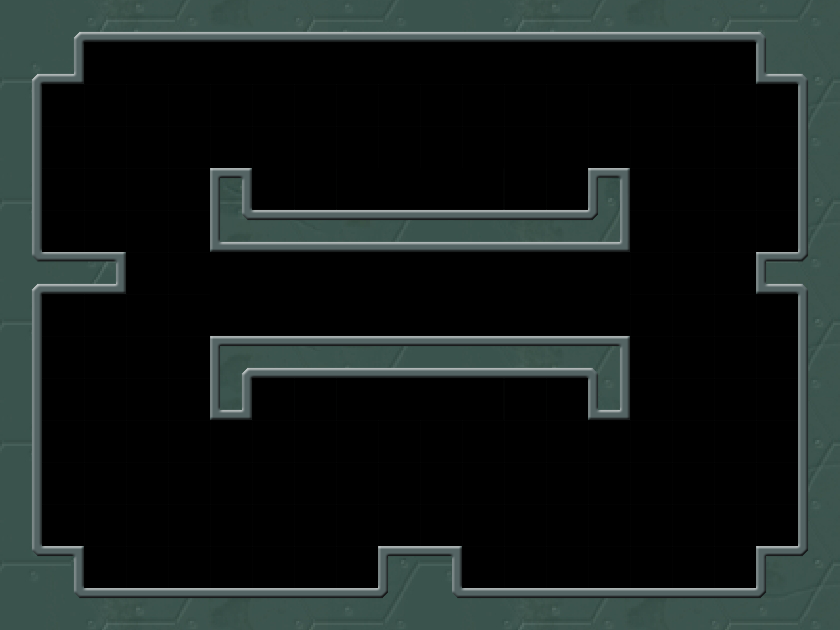

This is a level from a 2D game, rendered from its Tiled map with the project's own tilesets. A one-line summary and the map file follow, with tile-layer data summarised:
An orthogonal 20x15 tile map with 42x42 px tiles, 1 tile layer (map) and 76 objects (44x fnl, 8x tnl, 8x nl, 6x dec_tie, 3x emy_zhu, ...).

<map version="1.0" orientation="orthogonal" width="20" height="15" tilewidth="42" tileheight="42">
 <tileset firstgid="1" name="level7" tilewidth="42" tileheight="42">
  <image source="level7.png" width="840" height="630" />
  <tile id="41">
   <properties>
    <property name="tag" value="1" />
   </properties>
  </tile>
 </tileset>
 <layer name="map" width="20" height="15">
  <data>[300 cells, 300 non-empty, 152 distinct tile ids]</data>
 </layer>
 <objectgroup name="data" width="20" height="15">
  <object name="na" x="42" y="210" width="42" height="42" />
  <object name="tnl" x="252" y="378" width="42" height="42" />
  <object name="tnl" x="294" y="378" width="42" height="42" />
  <object name="tnl" x="336" y="378" width="42" height="42" />
  <object name="tnl" x="378" y="378" width="42" height="42" />
  <object name="nl" x="252" y="168" width="42" height="42">
   <properties>
    <property name="dir" value="1" />
   </properties>
  </object>
  <object name="nl" x="294" y="168" width="42" height="42">
   <properties>
    <property name="dir" value="1" />
   </properties>
  </object>
  <object name="nl" x="336" y="168" width="42" height="42">
   <properties>
    <property name="dir" value="1" />
   </properties>
  </object>
  <object name="nl" x="378" y="168" width="42" height="42">
   <properties>
    <property name="dir" value="1" />
   </properties>
  </object>
  <object name="emy_zhu" x="84" y="546" width="42" height="42">
   <properties>
    <property name="flipX" value="1" />
    <property name="max" value="6" />
    <property name="min" value="2" />
    <property name="speed" value="1" />
   </properties>
  </object>
  <object name="emy_zhu" x="126" y="546" width="42" height="42">
   <properties>
    <property name="flipX" value="1" />
    <property name="max" value="6" />
    <property name="min" value="2" />
    <property name="speed" value="1" />
   </properties>
  </object>
  <object name="emy_lang" x="168" y="546" width="42" height="42">
   <properties>
    <property name="flipX" value="1" />
    <property name="max" value="6" />
    <property name="min" value="2" />
    <property name="speed" value="1" />
   </properties>
  </object>
  <object name="emy_zhu" x="546" y="546" width="42" height="42">
   <properties>
    <property name="max" value="6" />
    <property name="min" value="2" />
   </properties>
  </object>
  <object name="emy_niao" x="42" y="294" width="42" height="42">
   <properties>
    <property name="flipX" value="1" />
    <property name="fly" value="1" />
    <property name="max" value="12" />
    <property name="min" value="7" />
    <property name="speed" value="1" />
   </properties>
  </object>
  <object name="emy_niao" x="756" y="294" width="42" height="42">
   <properties>
    <property name="fly" value="1" />
    <property name="max" value="12" />
    <property name="min" value="7" />
    <property name="speed" value="1" />
   </properties>
  </object>
  <object name="fnl" x="84" y="42" width="42" height="42" />
  <object name="nl" x="420" y="168" width="42" height="42">
   <properties>
    <property name="dir" value="1" />
   </properties>
  </object>
  <object name="nl" x="462" y="168" width="42" height="42">
   <properties>
    <property name="dir" value="1" />
   </properties>
  </object>
  <object name="nl" x="504" y="168" width="42" height="42">
   <properties>
    <property name="dir" value="1" />
   </properties>
  </object>
  <object name="nl" x="546" y="168" width="42" height="42">
   <properties>
    <property name="dir" value="1" />
   </properties>
  </object>
  <object name="fnl" x="126" y="42" width="42" height="42" />
  <object name="fnl" x="210" y="42" width="42" height="42" />
  <object name="fnl" x="168" y="42" width="42" height="42" />
  <object name="fnl" x="252" y="42" width="42" height="42" />
  <object name="fnl" x="294" y="42" width="42" height="42" />
  <object name="fnl" x="336" y="42" width="42" height="42" />
  <object name="fnl" x="546" y="42" width="42" height="42" />
  <object name="fnl" x="504" y="42" width="42" height="42" />
  <object name="fnl" x="420" y="42" width="42" height="42" />
  <object name="fnl" x="462" y="42" width="42" height="42" />
  <object name="fnl" x="378" y="42" width="42" height="42" />
  <object name="fnl" x="588" y="42" width="42" height="42" />
  <object name="fnl" x="672" y="42" width="42" height="42" />
  <object name="fnl" x="714" y="42" width="42" height="42" />
  <object name="fnl" x="630" y="42" width="42" height="42" />
  <object name="fnl" x="420" y="42" width="42" height="42" />
  <object name="fnl" x="336" y="42" width="42" height="42" />
  <object name="fnl" x="294" y="42" width="42" height="42" />
  <object name="fnl" x="252" y="42" width="42" height="42" />
  <object name="fnl" x="168" y="42" width="42" height="42" />
  <object name="fnl" x="210" y="42" width="42" height="42" />
  <object name="fnl" x="126" y="42" width="42" height="42" />
  <object name="fnl" x="378" y="42" width="42" height="42" />
  <object name="fnl" x="588" y="252" width="42" height="42" />
  <object name="fnl" x="336" y="252" width="42" height="42" />
  <object name="fnl" x="294" y="252" width="42" height="42" />
  <object name="fnl" x="504" y="252" width="42" height="42" />
  <object name="fnl" x="378" y="252" width="42" height="42" />
  <object name="fnl" x="420" y="252" width="42" height="42" />
  <object name="fnl" x="462" y="252" width="42" height="42" />
  <object name="fnl" x="210" y="252" width="42" height="42" />
  <object name="fnl" x="546" y="252" width="42" height="42" />
  <object name="fnl" x="252" y="252" width="42" height="42" />
  <object name="fnl" x="588" y="294" width="42" height="42" />
  <object name="fnl" x="336" y="294" width="42" height="42" />
  <object name="fnl" x="294" y="294" width="42" height="42" />
  <object name="fnl" x="504" y="294" width="42" height="42" />
  <object name="fnl" x="378" y="294" width="42" height="42" />
  <object name="fnl" x="420" y="294" width="42" height="42" />
  <object name="fnl" x="462" y="294" width="42" height="42" />
  <object name="fnl" x="210" y="294" width="42" height="42" />
  <object name="fnl" x="546" y="294" width="42" height="42" />
  <object name="fnl" x="252" y="294" width="42" height="42" />
  <object name="tnl" x="420" y="378" width="42" height="42" />
  <object name="tnl" x="462" y="378" width="42" height="42" />
  <object name="tnl" x="504" y="378" width="42" height="42" />
  <object name="tnl" x="546" y="378" width="42" height="42" />
  <object name="dec_oneBox" x="84" y="210" width="42" height="42">
   <properties>
    <property name="any" value="0" />
   </properties>
  </object>
  <object name="jz" x="630" y="546" width="42" height="42" />
  <object name="dec_tie" x="210" y="420" width="42" height="42">
   <properties>
    <property name="any" value="1" />
   </properties>
  </object>
  <object name="dec_tie" x="210" y="462" width="42" height="42">
   <properties>
    <property name="any" value="1" />
   </properties>
  </object>
  <object name="dec_tie" x="210" y="504" width="42" height="42">
   <properties>
    <property name="any" value="1" />
   </properties>
  </object>
  <object name="dec_tie" x="588" y="420" width="42" height="42">
   <properties>
    <property name="any" value="1" />
   </properties>
  </object>
  <object name="dec_tie" x="588" y="504" width="42" height="42">
   <properties>
    <property name="any" value="1" />
   </properties>
  </object>
  <object name="dec_tie" x="588" y="462" width="42" height="42">
   <properties>
    <property name="any" value="1" />
   </properties>
  </object>
  <object name="emy_niao" x="756" y="84" width="42" height="42">
   <properties>
    <property name="fly" value="1" />
    <property name="max" value="5" />
    <property name="min" value="2" />
    <property name="speed" value="1" />
   </properties>
  </object>
 </objectgroup>
</map>
